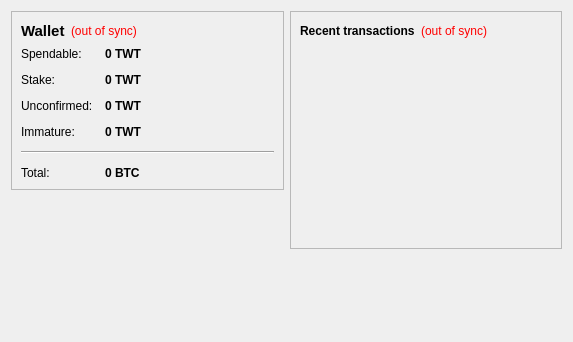
<?xml version="1.0" encoding="UTF-8"?>
<ui version="4.0">
 <class>OverviewPage</class>
 <widget class="QWidget" name="OverviewPage">
  <property name="geometry">
   <rect>
    <x>0</x>
    <y>0</y>
    <width>573</width>
    <height>342</height>
   </rect>
  </property>
  <property name="windowTitle">
   <string>Form</string>
  </property>
  <layout class="QHBoxLayout" name="horizontalLayout" stretch="1,1">
   <item>
    <layout class="QVBoxLayout" name="verticalLayout_2">
     <item>
      <widget class="QFrame" name="frame">
       <property name="frameShape">
        <enum>QFrame::StyledPanel</enum>
       </property>
       <property name="frameShadow">
        <enum>QFrame::Raised</enum>
       </property>
       <layout class="QVBoxLayout" name="verticalLayout_4">
        <item>
         <layout class="QHBoxLayout" name="horizontalLayout_4">
          <item>
           <widget class="QLabel" name="label_5">
            <property name="font">
             <font>
              <pointsize>11</pointsize>
              <weight>75</weight>
              <bold>true</bold>
             </font>
            </property>
            <property name="text">
             <string>Wallet</string>
            </property>
           </widget>
          </item>
          <item>
           <widget class="QLabel" name="labelWalletStatus">
            <property name="toolTip">
             <string>The displayed information may be out of date. Your wallet automatically synchronizes with the twtcoin network after a connection is established, but this process has not completed yet.</string>
            </property>
            <property name="styleSheet">
             <string notr="true">QLabel { color: red; }</string>
            </property>
            <property name="text">
             <string notr="true">(out of sync)</string>
            </property>
            <property name="alignment">
             <set>Qt::AlignLeading|Qt::AlignLeft|Qt::AlignVCenter</set>
            </property>
           </widget>
          </item>
          <item>
           <spacer name="horizontalSpacer_2">
            <property name="orientation">
             <enum>Qt::Horizontal</enum>
            </property>
            <property name="sizeHint" stdset="0">
             <size>
              <width>40</width>
              <height>20</height>
             </size>
            </property>
           </spacer>
          </item>
         </layout>
        </item>
        <item>
         <layout class="QFormLayout" name="formLayout_2">
          <property name="fieldGrowthPolicy">
           <enum>QFormLayout::AllNonFixedFieldsGrow</enum>
          </property>
          <property name="horizontalSpacing">
           <number>12</number>
          </property>
          <property name="verticalSpacing">
           <number>12</number>
          </property>
          <item row="0" column="0">
           <widget class="QLabel" name="label">
            <property name="text">
             <string>Spendable:</string>
            </property>
           </widget>
          </item>
          <item row="0" column="1">
           <widget class="QLabel" name="labelBalance">
            <property name="font">
             <font>
              <weight>75</weight>
              <bold>true</bold>
             </font>
            </property>
            <property name="cursor">
             <cursorShape>IBeamCursor</cursorShape>
            </property>
            <property name="toolTip">
             <string>Your current spendable balance</string>
            </property>
            <property name="text">
             <string notr="true">0 TWT</string>
            </property>
            <property name="textInteractionFlags">
             <set>Qt::LinksAccessibleByMouse|Qt::TextSelectableByKeyboard|Qt::TextSelectableByMouse</set>
            </property>
           </widget>
          </item>
          <item row="1" column="0">
           <widget class="QLabel" name="label_6">
            <property name="text">
             <string>Stake:</string>
            </property>
           </widget>
          </item>
          <item row="1" column="1">
           <widget class="QLabel" name="labelStake">
            <property name="font">
             <font>
              <weight>75</weight>
              <bold>true</bold>
             </font>
            </property>
            <property name="cursor">
             <cursorShape>IBeamCursor</cursorShape>
            </property>
            <property name="toolTip">
             <string>Total of coins that was staked, and do not yet count toward the current balance</string>
            </property>
            <property name="text">
             <string notr="true">0 TWT</string>
            </property>
            <property name="textInteractionFlags">
             <set>Qt::LinksAccessibleByMouse|Qt::TextSelectableByKeyboard|Qt::TextSelectableByMouse</set>
            </property>
           </widget>
          </item>
          <item row="2" column="0">
           <widget class="QLabel" name="label_3">
            <property name="text">
             <string>Unconfirmed:</string>
            </property>
           </widget>
          </item>
          <item row="2" column="1">
           <widget class="QLabel" name="labelUnconfirmed">
            <property name="font">
             <font>
              <weight>75</weight>
              <bold>true</bold>
             </font>
            </property>
            <property name="cursor">
             <cursorShape>IBeamCursor</cursorShape>
            </property>
            <property name="toolTip">
             <string>Total of transactions that have yet to be confirmed, and do not yet count toward the current balance</string>
            </property>
            <property name="text">
             <string notr="true">0 TWT</string>
            </property>
            <property name="textInteractionFlags">
             <set>Qt::LinksAccessibleByMouse|Qt::TextSelectableByKeyboard|Qt::TextSelectableByMouse</set>
            </property>
           </widget>
          </item>
          <item row="3" column="0">
           <widget class="QLabel" name="labelImmatureText">
            <property name="text">
             <string>Immature:</string>
            </property>
           </widget>
          </item>
          <item row="3" column="1">
           <widget class="QLabel" name="labelImmature">
            <property name="font">
             <font>
              <weight>75</weight>
              <bold>true</bold>
             </font>
            </property>
            <property name="toolTip">
             <string>Mined balance that has not yet matured</string>
            </property>
            <property name="text">
             <string notr="true">0 TWT</string>
            </property>
            <property name="textInteractionFlags">
             <set>Qt::LinksAccessibleByMouse|Qt::TextSelectableByKeyboard|Qt::TextSelectableByMouse</set>
            </property>
           </widget>
          </item>
          <item row="4" column="0" colspan="2">
           <widget class="Line" name="line">
            <property name="orientation">
             <enum>Qt::Horizontal</enum>
            </property>
           </widget>
          </item>
          <item row="5" column="0">
           <widget class="QLabel" name="labelTotalText">
            <property name="text">
             <string>Total:</string>
            </property>
           </widget>
          </item>
          <item row="5" column="1">
           <widget class="QLabel" name="labelTotal">
            <property name="font">
             <font>
              <weight>75</weight>
              <bold>true</bold>
             </font>
            </property>
            <property name="cursor">
             <cursorShape>IBeamCursor</cursorShape>
            </property>
            <property name="toolTip">
             <string>Your current total balance</string>
            </property>
            <property name="text">
             <string notr="true">0 BTC</string>
            </property>
            <property name="textInteractionFlags">
             <set>Qt::LinksAccessibleByMouse|Qt::TextSelectableByKeyboard|Qt::TextSelectableByMouse</set>
            </property>
           </widget>
          </item>
         </layout>
        </item>
       </layout>
      </widget>
     </item>
     <item>
      <spacer name="verticalSpacer">
       <property name="orientation">
        <enum>Qt::Vertical</enum>
       </property>
       <property name="sizeHint" stdset="0">
        <size>
         <width>20</width>
         <height>40</height>
        </size>
       </property>
      </spacer>
     </item>
    </layout>
   </item>
   <item>
    <layout class="QVBoxLayout" name="verticalLayout_3">
     <item>
      <widget class="QFrame" name="frame_2">
       <property name="frameShape">
        <enum>QFrame::StyledPanel</enum>
       </property>
       <property name="frameShadow">
        <enum>QFrame::Raised</enum>
       </property>
       <layout class="QVBoxLayout" name="verticalLayout">
        <item>
         <layout class="QHBoxLayout" name="horizontalLayout_2">
          <item>
           <widget class="QLabel" name="label_4">
            <property name="text">
             <string>&lt;b&gt;Recent transactions&lt;/b&gt;</string>
            </property>
           </widget>
          </item>
          <item>
           <widget class="QLabel" name="labelTransactionsStatus">
            <property name="toolTip">
             <string>The displayed information may be out of date. Your wallet automatically synchronizes with the twtcoin network after a connection is established, but this process has not completed yet.</string>
            </property>
            <property name="styleSheet">
             <string notr="true">QLabel { color: red; }</string>
            </property>
            <property name="text">
             <string notr="true">(out of sync)</string>
            </property>
            <property name="alignment">
             <set>Qt::AlignRight|Qt::AlignTrailing|Qt::AlignVCenter</set>
            </property>
           </widget>
          </item>
          <item>
           <spacer name="horizontalSpacer">
            <property name="orientation">
             <enum>Qt::Horizontal</enum>
            </property>
            <property name="sizeHint" stdset="0">
             <size>
              <width>40</width>
              <height>20</height>
             </size>
            </property>
           </spacer>
          </item>
         </layout>
        </item>
        <item>
         <widget class="QListView" name="listTransactions">
          <property name="styleSheet">
           <string notr="true">QListView { background: transparent; }</string>
          </property>
          <property name="frameShape">
           <enum>QFrame::NoFrame</enum>
          </property>
          <property name="verticalScrollBarPolicy">
           <enum>Qt::ScrollBarAlwaysOff</enum>
          </property>
          <property name="horizontalScrollBarPolicy">
           <enum>Qt::ScrollBarAlwaysOff</enum>
          </property>
          <property name="selectionMode">
           <enum>QAbstractItemView::NoSelection</enum>
          </property>
         </widget>
        </item>
       </layout>
      </widget>
     </item>
     <item>
      <spacer name="verticalSpacer_2">
       <property name="orientation">
        <enum>Qt::Vertical</enum>
       </property>
       <property name="sizeHint" stdset="0">
        <size>
         <width>20</width>
         <height>40</height>
        </size>
       </property>
      </spacer>
     </item>
    </layout>
   </item>
  </layout>
 </widget>
 <resources/>
 <connections/>
</ui>
